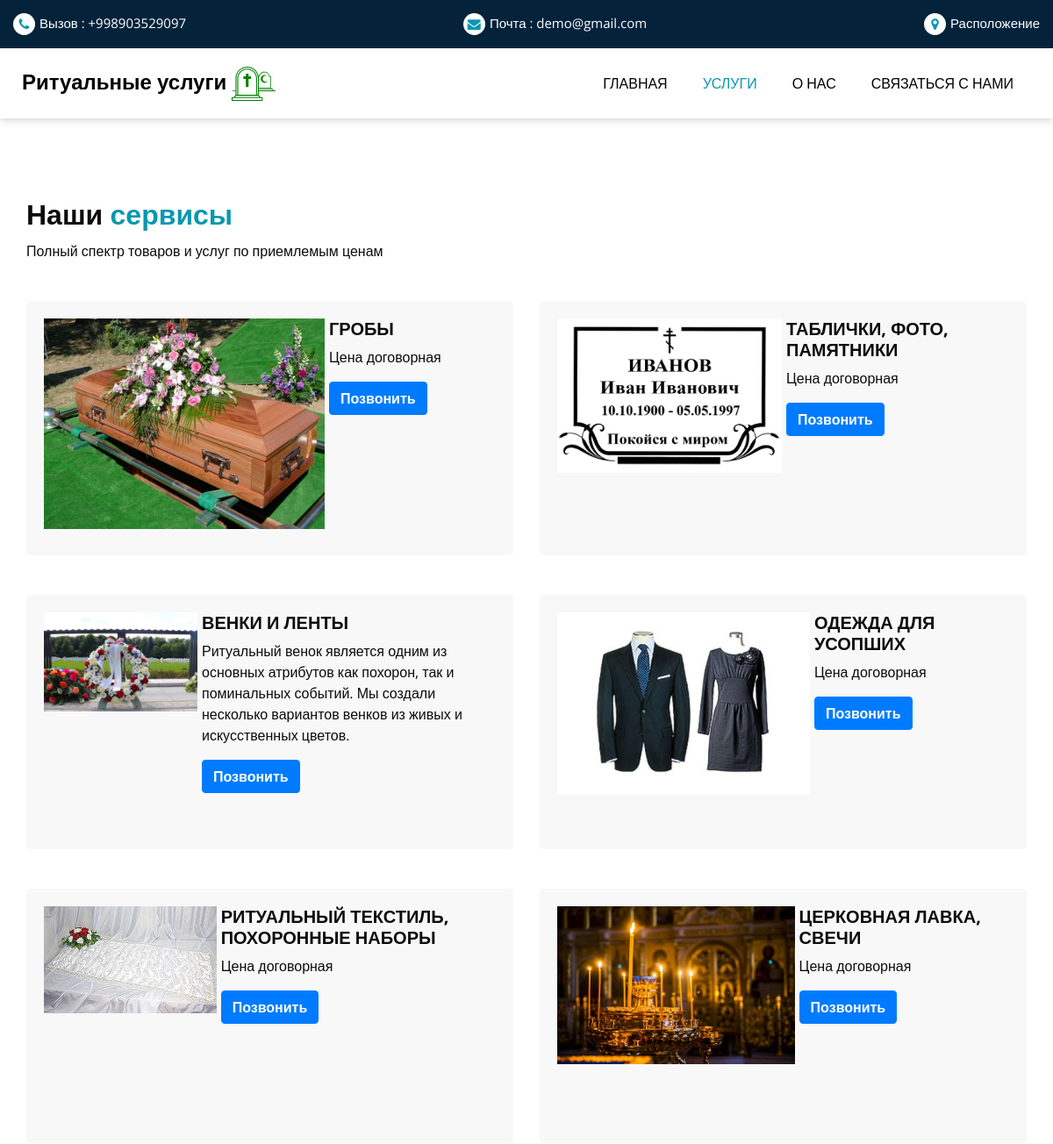
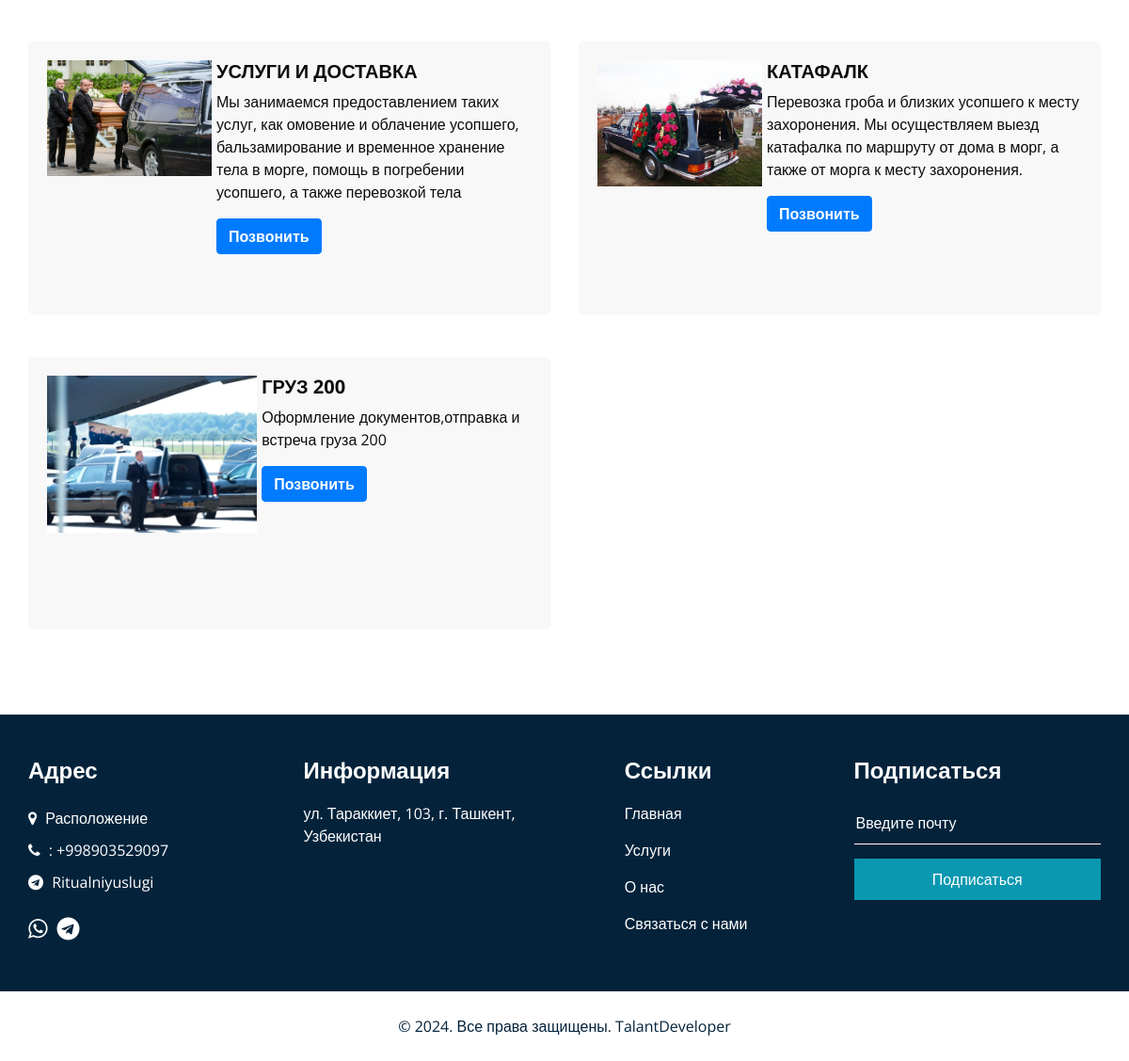
The app's page /service with its own data (2 pictures, top to bottom).
### main/models.py (models this page shows, shortened)
class Service(models.Model):
    name = models.CharField(max_length=300, verbose_name='сервис')
    content = models.TextField(verbose_name='content')
    image = models.ImageField(upload_to='./image/')

### main/views.py (the view)
# urls.py: path('service', views.service_view, name='service'),
def service_view(request):
    services = Service.objects.all()
    return render(request, 'main/service.html', {'services': services})

### templates/main/service.html (shortened to what this page needs)
{% extends 'base_sub.html' %}
{% load static %}
{% block content %}
    <div class="hero_area">
        <header class="header_section">
            <div class="header_top">
                <div class="container-fluid ">
                    <div class="contact_nav">
                        <a href="tel:+998903529097">
                            <i class="fa fa-phone" aria-hidden="true"></i>
                            <span>
                            Вызов : +998903529097
                            </span>
                        </a>
                        <a href="mailto:demo@gmail.com">
                            <i class="fa fa-envelope" aria-hidden="true"></i>
                            <span>
                            Почта : demo@gmail.com
                            </span>
                        </a>
                        <a href="https://www.google.com/maps/place/Toshkent+davlat+stomatologiya+instituti+eski/@41.3087803,69.299029,19.01z/data=!4m6!3m5!1s0x38aef527cfd7beab:0x41490626bc752d26!8m2!3d41.309198!4d69.2990049!16s%2Fg%2F11bzs4xs68?entry=ttu"
                           target="_blank">
                            <i class="fa fa-map-marker" aria-hidden="true"></i>
                            <span>
                                Расположение
                            </span>
                        </a>
                    </div>
                </div>
            </div>
            <div class="header_bottom">
                <div class="container-fluid">
                    <nav class="navbar navbar-expand-lg custom_nav-container ">
                        <a class="navbar-brand" href="{% url 'main:welcome' %}">
                            <span>
                                Ритуальные услуги
                                <img src="{% static 'images/favoricon.svg' %}" alt="" width="50">
                            </span>
                        </a>
                        <div class="collapse navbar-collapse" id="navbarSupportedContent">
                            <ul class="navbar-nav  ">
                                <li class="nav-item">
                                    <a class="nav-link" href="{% url 'main:welcome' %}">
                                        Главная
                                    </a>
                                </li>
                                <li class="nav-item active">
                                    <a class="nav-link" href="{% url 'main:service' %}">
                                        Услуги
                                    </a>
                                </li>
                                <li class="nav-item">
                                    <a class="nav-link" href="{% url 'main:about' %}">
                                        О нас
                                    </a>
                                </li>
                                <li class="nav-item">
                                    <a class="nav-link" href="{% url 'main:contact' %}">
                                        Связаться с нами
                                    </a>
                                </li>
                            </ul>
                        </div>
                    </nav>
                </div>
            </div>
        </header>
    </div>
    <section class="service_section layout_padding">
        <div class="service_container">
            <div class="container ">
                <div class="heading_container">
                    <h2>
                        Наши <span>сервисы</span>
                    </h2>
                    <p>
                        Полный спектр товаров и услуг по приемлемым ценам
                    </p>
                </div>
                <div class="row">
                    {% for service in services %}
                        <div class="col-md-6 ">
                            <div class="box ">
                                <div class="img-box">
                                    <img src="{{ service.image.url }}" alt="">
                                </div>
                                <div class="detail-box">
                                    <h5>
                                        {{ service.name }}
                                    </h5>
                                    <p>
                                        {{ service.content }}
                                    </p>
                                    <a href="tel:+998903529097" class="btn btn-primary text-white">
                                        Позвонить
                                    </a>
                                </div>
                            </div>
                        </div>
                    {% endfor %}
                </div>
            </div>
        </div>
    </section>
{% endblock %}

### static/css/style.css (style rules this page uses)
body { font-family: 'Open Sans', sans-serif; color: #0c0c0c; background-color: #ffffff; overflow-x: hidden; }
.layout_padding { padding: 90px 0; }
.heading_container { display: -webkit-box; display: -ms-flexbox; display: flex; -webkit-box-orient: vertical; -webkit-box-direction: normal; -ms-flex-direction: column; flex-direction: column; -webkit-box-align: start; -ms-flex-align: start; align-items: flex-start; }
.heading_container h2 { position: relative; font-weight: bold; margin-bottom: 0; }
.heading_container h2 span { color: #0a97b0; }
.heading_container p { margin-top: 10px; margin-bottom: 0; }
a, a:hover, a:focus { text-decoration: none; }
.btn, .btn:focus { outline: none !important; -webkit-box-shadow: none; box-shadow: none; }
.hero_area { position: relative; min-height: 100vh; display: -webkit-box; display: -ms-flexbox; display: flex; -webkit-box-orient: vertical; -webkit-box-direction: normal; -ms-flex-direction: column; flex-direction: column; }
.sub_page .hero_area { min-height: auto; }
.sub_page .header_section { margin-top: 0; -webkit-box-shadow: 0 0 10px 0 rgba(0, 0, 0, 0.25); box-shadow: 0 0 10px 0 rgba(0, 0, 0, 0.25); }
.header_section .header_top { padding: 15px 0; background-color: #04233b; }
.header_section .header_top .contact_nav { display: -webkit-box; display: -ms-flexbox; display: flex; -webkit-box-pack: justify; -ms-flex-pack: justify; justify-content: space-between; }
.header_section .header_top .contact_nav a { color: #ffffff; display: -webkit-box; display: -ms-flexbox; display: flex; font-size: 15px; }
.header_section .header_top .contact_nav a i { margin-right: 5px; border-radius: 100%; background-color: #ffffff; width: 25px; height: 25px; display: -webkit-box; display: -ms-flexbox; display: flex; -webkit-box-pack: center; -ms-flex-pack: center; justify-content: center; -webkit-box-align: center; -ms-flex-align: center; align-items: center; color: #0a97b0; }
.header_section .header_bottom { background-color: #ffffff; padding: 15px 0; }
.header_section .header_bottom .container-fluid { padding-right: 25px; padding-left: 25px; }
.navbar-brand span { font-weight: bold; font-size: 24px; color: #000000; }
.custom_nav-container { padding: 0; }
.custom_nav-container .navbar-nav { margin-left: auto; }
.custom_nav-container .navbar-nav .nav-item .nav-link { padding: 5px 20px; color: #000000; text-align: center; text-transform: uppercase; border-radius: 5px; -webkit-transition: all .3s; transition: all .3s; }
.custom_nav-container .navbar-nav .nav-item:hover .nav-link, .custom_nav-container .navbar-nav .nav-item.active .nav-link { color: #0a97b0; }
.service_section { position: relative; }
.service_section .box { display: -webkit-box; display: -ms-flexbox; display: flex; margin-top: 45px; background-color: #f8f8f9; padding: 20px; border-radius: 5px; }
.service_section .box .img-box { display: -webkit-box; display: -ms-flexbox; display: flex; -webkit-box-pack: center; -ms-flex-pack: center; justify-content: center; -webkit-box-align: start; -ms-flex-align: start; align-items: flex-start; width: 320px; min-width: 175px; height: 250px; margin-right: 5px; min-height: 150px; }
.service_section .box .img-box img { max-width: 100%; max-height: 100%; -webkit-transition: all .3s; transition: all .3s; }
.service_section .box .detail-box h5 { font-weight: bold; text-transform: uppercase; }
.service_section .box .detail-box a { color: #04233b; font-weight: 600; }

### static/css/responsive.css (style rules this page uses)
@media (min-width: 1200px) { .container { max-width: 1170px; } }

### records on screen
Service: image (picture), name "ГРОБЫ", content "Цена договорная"
Service: image (picture), name "ТАБЛИЧКИ, ФОТО, ПАМЯТНИКИ", content "Цена договорная"
Service: image (picture), name "ВЕНКИ И ЛЕНТЫ", content "Ритуальный венок является одним из основных атрибутов как похорон, так и поминальных событий. Мы создали несколько вариантов венков из живых и искусственных цветов."
Service: image (picture), name "ОДЕЖДА ДЛЯ УСОПШИХ", content "Цена договорная"
Service: image (picture), name "РИТУАЛЬНЫЙ ТЕКСТИЛЬ, ПОХОРОННЫЕ НАБОРЫ", content "Цена договорная"
Service: image (picture), name "ЦЕРКОВНАЯ ЛАВКА, СВЕЧИ", content "Цена договорная"
Service: image (picture), name "УСЛУГИ И ДОСТАВКА", content "Мы занимаемся предоставлением таких услуг, как омовение и облачение усопшего, бальзамирование и временное хранение тела в морге, помощь в погребении усопшего, а также перевозкой тела"
Service: image (picture), name "КАТАФАЛК", content "Перевозка гроба и близких усопшего к месту захоронения. Мы осуществляем выезд катафалка по маршруту от дома в морг, а также от морга к месту захоронения."
Service: image (picture), name "ГРУЗ 200", content "Оформление документов,отправка и встреча груза 200"
